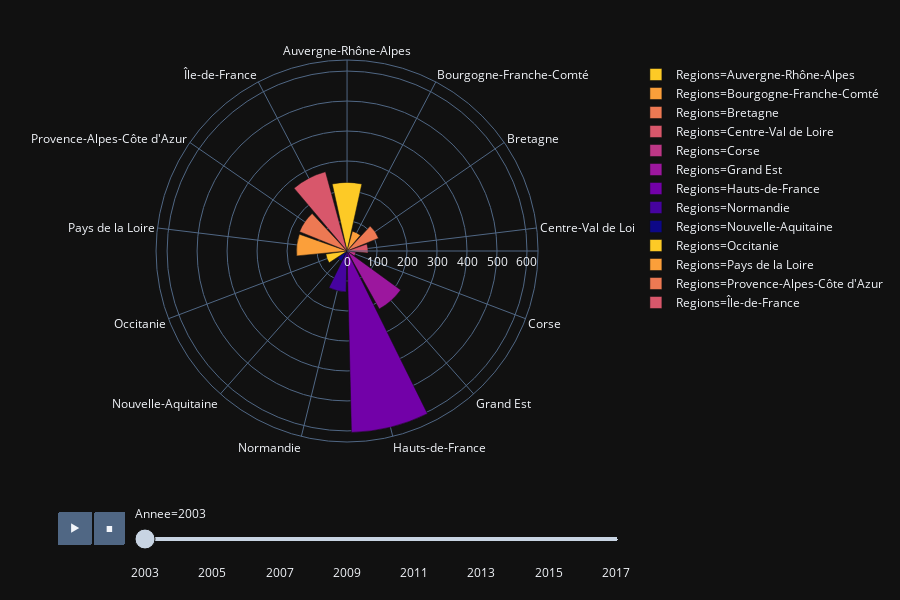

Here is the notebook cell this chart was saved with:
### Code cell
import pandas as pd
import plotly
import plotly.express as px


df = pd.read_csv("../templot/data/df.csv")

df_agr = df.groupby(["Regions", "Annee"])["Quantite"].mean().reset_index()

#df_agr['AnneeStr'] = df_agr['Annee'].apply(lambda x: f'{str(x)}')


#fig = px.scatter_polar(df_agr, r="Quantite", theta="Regions", animation_frame="Annee")


fig = px.bar_polar(df_agr, r="Quantite", theta="Regions", color="Regions", template="plotly_dark",
            color_discrete_sequence= px.colors.sequential.Plasma[-2::-1],animation_frame="Annee")
fig.show()

### Figure 1 — Plotly figure (JSON) as saved in the notebook; plotly's stock layout.template omitted (floating-point values rounded to 4 significant figures)
{"data": [{"hoverlabel": {"namelength": 0}, "hovertemplate": "Regions=%{theta}<br>Annee=2003<br>Quantite=%{r}", "legendgroup": "Regions=Auvergne-Rhône-Alpes", "marker": {"color": "#fdca26"}, "name": "Regions=Auvergne-Rhône-Alpes", "r": [228.7], "showlegend": true, "subplot": "polar", "theta": ["Auvergne-Rhône-Alpes"], "type": "barpolar"}, {"hoverlabel": {"namelength": 0}, "hovertemplate": "Regions=%{theta}<br>Annee=2003<br>Quantite=%{r}", "legendgroup": "Regions=Bourgogne-Franche-Comté", "marker": {"color": "#fb9f3a"}, "name": "Regions=Bourgogne-Franche-Comté", "r": [68.6], "showlegend": true, "subplot": "polar", "theta": ["Bourgogne-Franche-Comté"], "type": "barpolar"}, {"hoverlabel": {"namelength": 0}, "hovertemplate": "Regions=%{theta}<br>Annee=2003<br>Quantite=%{r}", "legendgroup": "Regions=Bretagne", "marker": {"color": "#ed7953"}, "name": "Regions=Bretagne", "r": [113.3], "showlegend": true, "subplot": "polar", "theta": ["Bretagne"], "type": "barpolar"}, {"hoverlabel": {"namelength": 0}, "hovertemplate": "Regions=%{theta}<br>Annee=2003<br>Quantite=%{r}", "legendgroup": "Regions=Centre-Val de Loire", "marker": {"color": "#d8576b"}, "name": "Regions=Centre-Val de Loire", "r": [70.16], "showlegend": true, "subplot": "polar", "theta": ["Centre-Val de Loire"], "type": "barpolar"}, {"hoverlabel": {"namelength": 0}, "hovertemplate": "Regions=%{theta}<br>Annee=2003<br>Quantite=%{r}", "legendgroup": "Regions=Corse", "marker": {"color": "#bd3786"}, "name": "Regions=Corse", "r": [29.36], "showlegend": true, "subplot": "polar", "theta": ["Corse"], "type": "barpolar"}, {"hoverlabel": {"namelength": 0}, "hovertemplate": "Regions=%{theta}<br>Annee=2003<br>Quantite=%{r}", "legendgroup": "Regions=Grand Est", "marker": {"color": "#9c179e"}, "name": "Regions=Grand Est", "r": [221.1], "showlegend": true, "subplot": "polar", "theta": ["Grand Est"], "type": "barpolar"}, {"hoverlabel": {"namelength": 0}, "hovertemplate": "Regions=%{theta}<br>Annee=2003<br>Quantite=%{r}", "legendgroup": "Regions=Hauts-de-France", "marker": {"color": "#7201a8"}, "name": "Regions=Hauts-de-France", "r": [605.0], "showlegend": true, "subplot": "polar", "theta": ["Hauts-de-France"], "type": "barpolar"}, {"hoverlabel": {"namelength": 0}, "hovertemplate": "Regions=%{theta}<br>Annee=2003<br>Quantite=%{r}", "legendgroup": "Regions=Normandie", "marker": {"color": "#46039f"}, "name": "Regions=Normandie", "r": [136.3], "showlegend": true, "subplot": "polar", "theta": ["Normandie"], "type": "barpolar"}, {"hoverlabel": {"namelength": 0}, "hovertemplate": "Regions=%{theta}<br>Annee=2003<br>Quantite=%{r}", "legendgroup": "Regions=Nouvelle-Aquitaine", "marker": {"color": "#0d0887"}, "name": "Regions=Nouvelle-Aquitaine", "r": [38.68], "showlegend": true, "subplot": "polar", "theta": ["Nouvelle-Aquitaine"], "type": "barpolar"}, {"hoverlabel": {"namelength": 0}, "hovertemplate": "Regions=%{theta}<br>Annee=2003<br>Quantite=%{r}", "legendgroup": "Regions=Occitanie", "marker": {"color": "#fdca26"}, "name": "Regions=Occitanie", "r": [71.38], "showlegend": true, "subplot": "polar", "theta": ["Occitanie"], "type": "barpolar"}, {"hoverlabel": {"namelength": 0}, "hovertemplate": "Regions=%{theta}<br>Annee=2003<br>Quantite=%{r}", "legendgroup": "Regions=Pays de la Loire", "marker": {"color": "#fb9f3a"}, "name": "Regions=Pays de la Loire", "r": [168.6], "showlegend": true, "subplot": "polar", "theta": ["Pays de la Loire"], "type": "barpolar"}, {"hoverlabel": {"namelength": 0}, "hovertemplate": "Regions=%{theta}<br>Annee=2003<br>Quantite=%{r}", "legendgroup": "Regions=Provence-Alpes-Côte d'Azur", "marker": {"color": "#ed7953"}, "name": "Regions=Provence-Alpes-Côte d'Azur", "r": [171.0], "showlegend": true, "subplot": "polar", "theta": ["Provence-Alpes-Côte d'Azur"], "type": "barpolar"}, {"hoverlabel": {"namelength": 0}, "hovertemplate": "Regions=%{theta}<br>Annee=2003<br>Quantite=%{r}", "legendgroup": "Regions=Île-de-France", "marker": {"color": "#d8576b"}, "name": "Regions=Île-de-France", "r": [274.1], "showlegend": true, "subplot": "polar", "theta": ["Île-de-France"], "type": "barpolar"}], "layout": {"barmode": "relative", "height": 600, "legend": {"tracegroupgap": 0}, "margin": {"t": 60}, "polar": {"angularaxis": {"categoryarray": ["Auvergne-Rhône-Alpes", "Bourgogne-Franche-Comté", "Bretagne", "Centre-Val de Loire", "Corse", "Grand Est", "Hauts-de-France", "Normandie", "Nouvelle-Aquitaine", "Occitanie", "Pays de la Loire", "Provence-Alpes-Côte d'Azur", "Île-de-France"], "categoryorder": "array", "direction": "clockwise", "rotation": 90}, "domain": {"x": [0, 0.98], "y": [0, 1]}}, "sliders": [{"active": 0, "currentvalue": {"prefix": "Annee="}, "len": 0.9, "pad": {"b": 10, "t": 60}, "steps": [{"args": [["2003"], {"frame": {"duration": 0, "redraw": true}, "fromcurrent": true, "mode": "immediate", "transition": {"duration": 0, "easing": "linear"}}], "label": "2003", "method": "animate"}, {"args": [["2004"], {"frame": {"duration": 0, "redraw": true}, "fromcurrent": true, "mode": "immediate", "transition": {"duration": 0, "easing": "linear"}}], "label": "2004", "method": "animate"}, {"args": [["2005"], {"frame": {"duration": 0, "redraw": true}, "fromcurrent": true, "mode": "immediate", "transition": {"duration": 0, "easing": "linear"}}], "label": "2005", "method": "animate"}, {"args": [["2006"], {"frame": {"duration": 0, "redraw": true}, "fromcurrent": true, "mode": "immediate", "transition": {"duration": 0, "easing": "linear"}}], "label": "2006", "method": "animate"}, {"args": [["2007"], {"frame": {"duration": 0, "redraw": true}, "fromcurrent": true, "mode": "immediate", "transition": {"duration": 0, "easing": "linear"}}], "label": "2007", "method": "animate"}, {"args": [["2008"], {"frame": {"duration": 0, "redraw": true}, "fromcurrent": true, "mode": "immediate", "transition": {"duration": 0, "easing": "linear"}}], "label": "2008", "method": "animate"}, {"args": [["2009"], {"frame": {"duration": 0, "redraw": true}, "fromcurrent": true, "mode": "immediate", "transition": {"duration": 0, "easing": "linear"}}], "label": "2009", "method": "animate"}, {"args": [["2010"], {"frame": {"duration": 0, "redraw": true}, "fromcurrent": true, "mode": "immediate", "transition": {"duration": 0, "easing": "linear"}}], "label": "2010", "method": "animate"}, {"args": [["2011"], {"frame": {"duration": 0, "redraw": true}, "fromcurrent": true, "mode": "immediate", "transition": {"duration": 0, "easing": "linear"}}], "label": "2011", "method": "animate"}, {"args": [["2012"], {"frame": {"duration": 0, "redraw": true}, "fromcurrent": true, "mode": "immediate", "transition": {"duration": 0, "easing": "linear"}}], "label": "2012", "method": "animate"}, {"args": [["2013"], {"frame": {"duration": 0, "redraw": true}, "fromcurrent": true, "mode": "immediate", "transition": {"duration": 0, "easing": "linear"}}], "label": "2013", "method": "animate"}, {"args": [["2014"], {"frame": {"duration": 0, "redraw": true}, "fromcurrent": true, "mode": "immediate", "transition": {"duration": 0, "easing": "linear"}}], "label": "2014", "method": "animate"}, {"args": [["2015"], {"frame": {"duration": 0, "redraw": true}, "fromcurrent": true, "mode": "immediate", "transition": {"duration": 0, "easing": "linear"}}], "label": "2015", "method": "animate"}, {"args": [["2016"], {"frame": {"duration": 0, "redraw": true}, "fromcurrent": true, "mode": "immediate", "transition": {"duration": 0, "easing": "linear"}}], "label": "2016", "method": "animate"}, {"args": [["2017"], {"frame": {"duration": 0, "redraw": true}, "fromcurrent": true, "mode": "immediate", "transition": {"duration": 0, "easing": "linear"}}], "label": "2017", "method": "animate"}], "x": 0.1, "xanchor": "left", "y": 0, "yanchor": "top"}], "updatemenus": [{"buttons": [{"args": [null, {"frame": {"duration": 500, "redraw": true}, "fromcurrent": true, "mode": "immediate", "transition": {"duration": 500, "easing": "linear"}}], "label": "&#9654;", "method": "animate"}, {"args": [[null], {"frame": {"duration": 0, "redraw": true}, "fromcurrent": true, "mode": "immediate", "transition": {"duration": 0, "easing": "linear"}}], "label": "&#9724;", "method": "animate"}], "direction": "left", "pad": {"r": 10, "t": 70}, "showactive": false, "type": "buttons", "x": 0.1, "xanchor": "right", "y": 0, "yanchor": "top"}]}}
